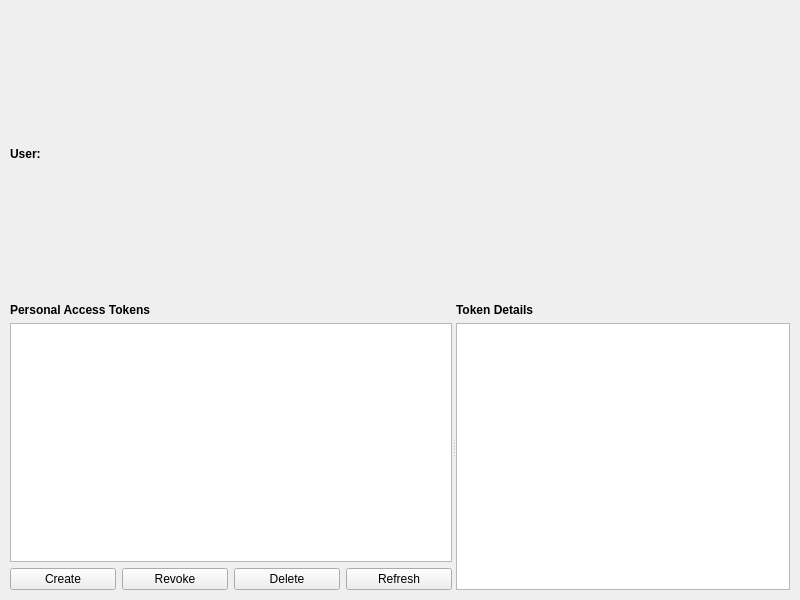
<?xml version="1.0" encoding="UTF-8"?>
<ui version="4.0">
 <class>CPersonalAccessTokenManagerGuiComp</class>
 <widget class="QWidget" name="CPersonalAccessTokenManagerGuiComp">
  <property name="geometry">
   <rect>
    <x>0</x>
    <y>0</y>
    <width>800</width>
    <height>600</height>
   </rect>
  </property>
  <property name="windowTitle">
   <string>Personal Access Token Manager</string>
  </property>
  <property name="styleSheet">
   <string notr="true"/>
  </property>
  <layout class="QVBoxLayout" name="verticalLayout">
   <property name="leftMargin">
    <number>10</number>
   </property>
   <property name="topMargin">
    <number>10</number>
   </property>
   <property name="rightMargin">
    <number>10</number>
   </property>
   <property name="bottomMargin">
    <number>10</number>
   </property>
   <item>
    <widget class="QLabel" name="UserIdLabel">
     <property name="text">
      <string>User: &lt;not set&gt;</string>
     </property>
     <property name="styleSheet">
      <string notr="true">font-weight: bold;</string>
     </property>
    </widget>
   </item>
   <item>
    <widget class="QSplitter" name="MainSplitter">
     <property name="orientation">
      <enum>Qt::Orientation::Horizontal</enum>
     </property>
     <widget class="QWidget" name="LeftPanel">
      <layout class="QVBoxLayout" name="leftPanelLayout">
       <property name="leftMargin">
        <number>0</number>
       </property>
       <property name="topMargin">
        <number>0</number>
       </property>
       <property name="rightMargin">
        <number>0</number>
       </property>
       <property name="bottomMargin">
        <number>0</number>
       </property>
       <item>
        <widget class="QLabel" name="TokenListLabel">
         <property name="text">
          <string>Personal Access Tokens</string>
         </property>
         <property name="styleSheet">
          <string notr="true">font-weight: bold;</string>
         </property>
        </widget>
       </item>
       <item>
        <widget class="QListWidget" name="TokenListWidget">
         <property name="alternatingRowColors">
          <bool>true</bool>
         </property>
        </widget>
       </item>
       <item>
        <layout class="QHBoxLayout" name="buttonLayout">
         <item>
          <widget class="QPushButton" name="CreateTokenButton">
           <property name="text">
            <string>Create</string>
           </property>
          </widget>
         </item>
         <item>
          <widget class="QPushButton" name="RevokeTokenButton">
           <property name="text">
            <string>Revoke</string>
           </property>
          </widget>
         </item>
         <item>
          <widget class="QPushButton" name="DeleteTokenButton">
           <property name="text">
            <string>Delete</string>
           </property>
          </widget>
         </item>
         <item>
          <widget class="QPushButton" name="RefreshButton">
           <property name="text">
            <string>Refresh</string>
           </property>
          </widget>
         </item>
        </layout>
       </item>
      </layout>
     </widget>
     <widget class="QWidget" name="RightPanel">
      <layout class="QVBoxLayout" name="rightPanelLayout">
       <property name="leftMargin">
        <number>0</number>
       </property>
       <property name="topMargin">
        <number>0</number>
       </property>
       <property name="rightMargin">
        <number>0</number>
       </property>
       <property name="bottomMargin">
        <number>0</number>
       </property>
       <item>
        <widget class="QLabel" name="TokenDetailsLabel">
         <property name="text">
          <string>Token Details</string>
         </property>
         <property name="styleSheet">
          <string notr="true">font-weight: bold;</string>
         </property>
        </widget>
       </item>
       <item>
        <widget class="QTextBrowser" name="TokenDetailsText">
         <property name="openExternalLinks">
          <bool>false</bool>
         </property>
        </widget>
       </item>
      </layout>
     </widget>
    </widget>
   </item>
  </layout>
 </widget>
 <resources/>
 <connections/>
</ui>
